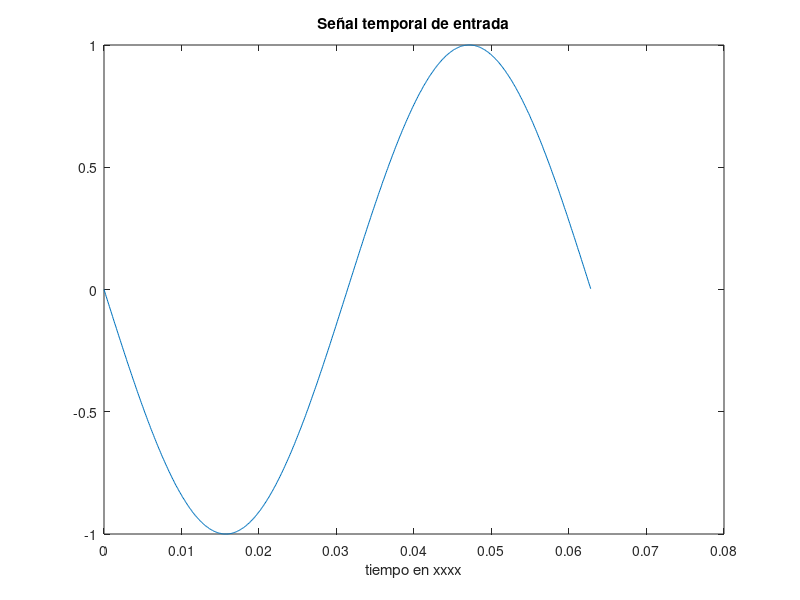

MATLAB code to generate this figure:
%% Autor: Pablo Halamaj
%% Fecha: 2017-10-08
%% Funcion: Tomar una matrix de valores de entrada procesarla con un codigo a eleccion y graficar la salida
%% Version: 0.1-alpha
%% Input: Archivo de texto input.txt con valores de señal de entrada en el tiempo en formato <a definir>
%% Output: Archivo de texto output.txt con valores de señal de salida en el tiempo en formato <a definir>


%% - Incio Variables

% IN y out de mi señal
latido_in_t = dlmread('input.txt'); 	% aqui guardo los valores de mi señal de entrada
latido_in_f = ''; 			% aqui guardo el analisis en F de la señal
latido_out_t = ''; 			% aqui guardo los valores de mi señal de salida
latido_out_f = ''; 			% aqui guardo el analisis en F de la señal

% variables de FFT
Fs = 10000;				% Sampling frequency
T = 1/Fs;				% Sample time
L = 0;					% Length of signal
t = 0;					% Time vector


%% - Fin Variables


%% - Inicio Importar entrada
%% - INPUT: Recibe los valores de una señal temporal en texto, muestra su espectro
%% - OUTPUT: ploteo en t y f de la entrada

latido_in_t = dlmread("input.txt");
L = length(latido_in_t);
t = (0:L-1)*T;

% Ploteo la señal en el Tiempo
plot(t,latido_in_t)
title('Señal temporal de entrada')
xlabel('tiempo en xxxx')


% le hago la FFT y muestro sus componentes en F






%Aqui va el codigo de Filtrado!!!
% el valor de entrada es latido_in_t
% no usarlo directamente copiarlo a alguna variable temporal
% por ejemplo: mi_var = latido_in_t;
% porque al final vamos a plotear latido_in y latido_out para compararlos




% Aqui termina el codigo sacar tu señal filtrada en latido_out_t
% haciendo por ejemplo: latido_out_t = mi_var_filtrada;

%% - Inicio el ploteo de la salida y la comparación con la entrada
%% - INPUT: señal en tiempo filtrada dentro de la variable latido_out_t
%% - OUTPUT: ploteo en t y f de la entrada y la salida para compararlas.
